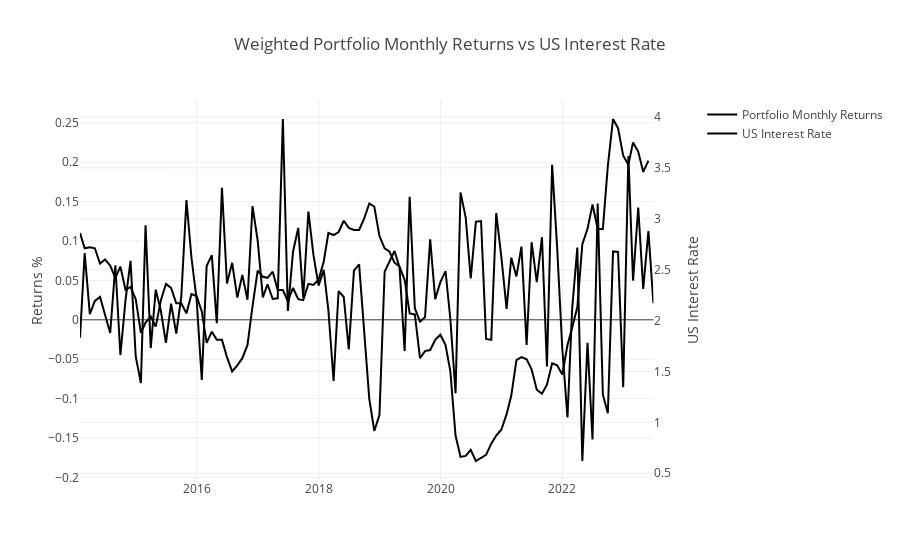
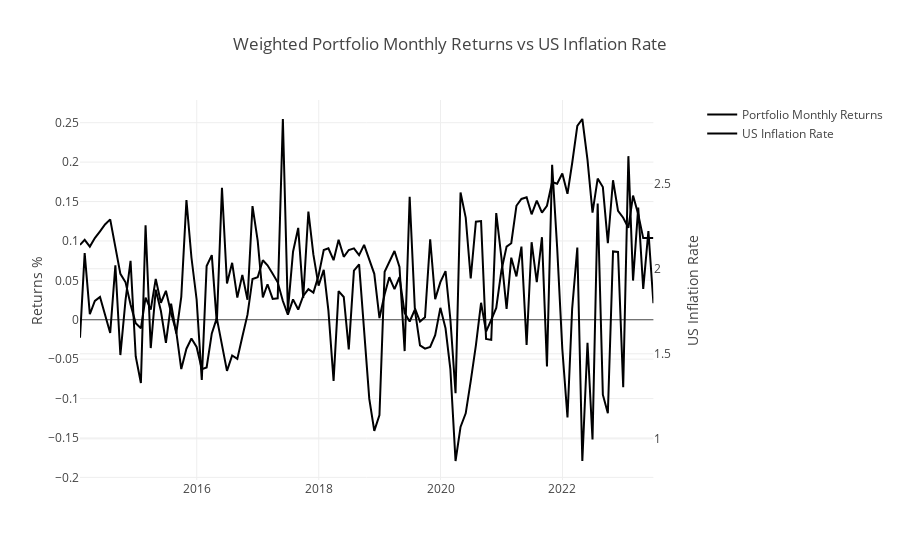
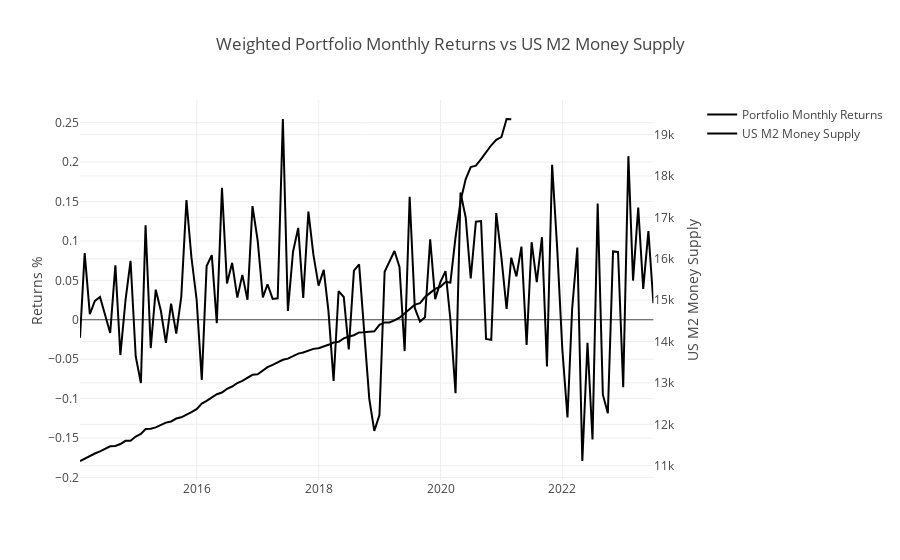
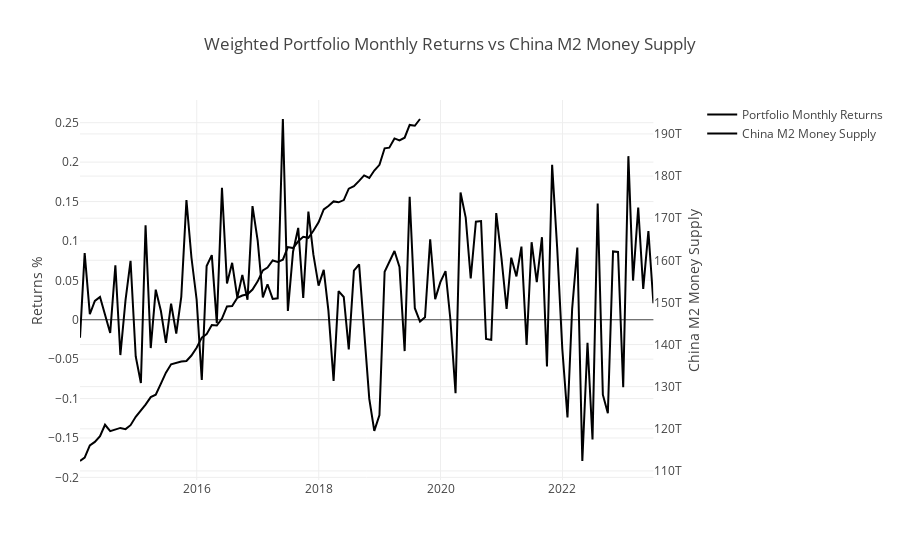

Notebook code for these charts, in order:
### Code cell
# plot the combined macro and portfolio data
macro_vs_portfolio_returns_plots = plot.plot_macro_vs_portfolio_performance(combined_data)

for macro_vs_portfolio_returns_plot in macro_vs_portfolio_returns_plots:
    macro_vs_portfolio_returns_plot.show()
